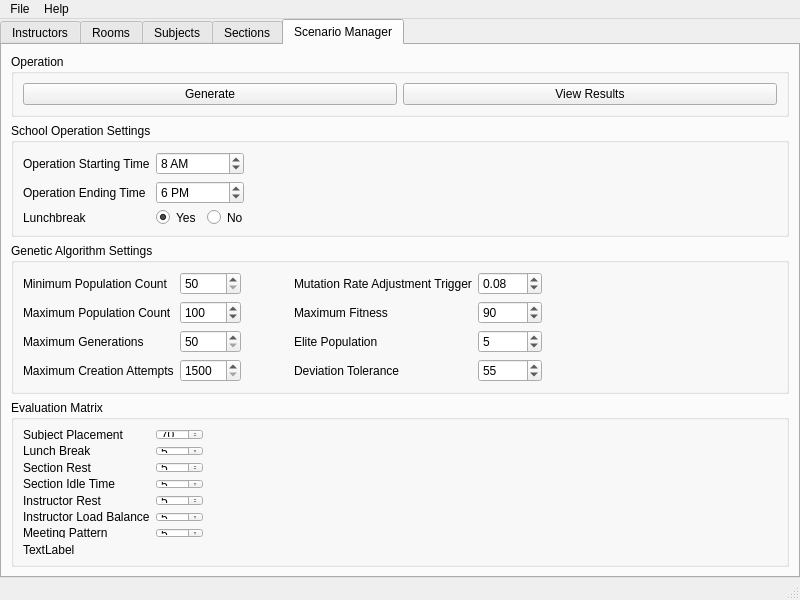
<?xml version="1.0" encoding="UTF-8"?>
<ui version="4.0">
 <class>MainWindow</class>
 <widget class="QMainWindow" name="MainWindow">
  <property name="windowModality">
   <enum>Qt::NonModal</enum>
  </property>
  <property name="geometry">
   <rect>
    <x>0</x>
    <y>0</y>
    <width>800</width>
    <height>600</height>
   </rect>
  </property>
  <property name="sizePolicy">
   <sizepolicy hsizetype="Maximum" vsizetype="Maximum">
    <horstretch>0</horstretch>
    <verstretch>0</verstretch>
   </sizepolicy>
  </property>
  <property name="minimumSize">
   <size>
    <width>800</width>
    <height>600</height>
   </size>
  </property>
  <property name="maximumSize">
   <size>
    <width>16777215</width>
    <height>16777215</height>
   </size>
  </property>
  <property name="windowTitle">
   <string>Genetic Algorithm Scheduler</string>
  </property>
  <widget class="QWidget" name="centralwidget">
   <property name="minimumSize">
    <size>
     <width>711</width>
     <height>526</height>
    </size>
   </property>
   <layout class="QVBoxLayout" name="verticalLayout">
    <property name="spacing">
     <number>0</number>
    </property>
    <property name="leftMargin">
     <number>0</number>
    </property>
    <property name="topMargin">
     <number>0</number>
    </property>
    <property name="rightMargin">
     <number>0</number>
    </property>
    <property name="bottomMargin">
     <number>0</number>
    </property>
    <item>
     <widget class="QTabWidget" name="tabWidget">
      <property name="font">
       <font>
        <weight>50</weight>
        <bold>false</bold>
       </font>
      </property>
      <property name="styleSheet">
       <string notr="true"/>
      </property>
      <property name="tabPosition">
       <enum>QTabWidget::North</enum>
      </property>
      <property name="tabShape">
       <enum>QTabWidget::Rounded</enum>
      </property>
      <property name="currentIndex">
       <number>4</number>
      </property>
      <widget class="QWidget" name="tabInstructors">
       <property name="whatsThis">
        <string>&lt;html&gt;&lt;head/&gt;&lt;body&gt;&lt;p&gt;&lt;br/&gt;&lt;/p&gt;&lt;/body&gt;&lt;/html&gt;</string>
       </property>
       <attribute name="title">
        <string>Instructors</string>
       </attribute>
       <layout class="QVBoxLayout" name="verticalLayout_2">
        <item>
         <widget class="QGroupBox" name="groupBox">
          <property name="title">
           <string>Operation</string>
          </property>
          <layout class="QHBoxLayout" name="horizontalLayout">
           <item>
            <widget class="QPushButton" name="btnInstrAdd">
             <property name="text">
              <string>Add Instructor</string>
             </property>
            </widget>
           </item>
           <item>
            <widget class="QPushButton" name="btnInstrImport">
             <property name="text">
              <string>Import from CSV</string>
             </property>
            </widget>
           </item>
          </layout>
         </widget>
        </item>
        <item>
         <widget class="QTreeView" name="treeInstr"/>
        </item>
       </layout>
      </widget>
      <widget class="QWidget" name="tabRooms">
       <attribute name="title">
        <string>Rooms</string>
       </attribute>
       <layout class="QVBoxLayout" name="verticalLayout_3">
        <item>
         <widget class="QGroupBox" name="groupBox_2">
          <property name="title">
           <string>Operation</string>
          </property>
          <layout class="QHBoxLayout" name="horizontalLayout_7">
           <item>
            <widget class="QPushButton" name="btnRoomAdd">
             <property name="text">
              <string>Add Room</string>
             </property>
            </widget>
           </item>
           <item>
            <widget class="QPushButton" name="btnRoomImport">
             <property name="text">
              <string>Import from CSV</string>
             </property>
            </widget>
           </item>
          </layout>
         </widget>
        </item>
        <item>
         <widget class="QTreeView" name="treeRoom"/>
        </item>
       </layout>
      </widget>
      <widget class="QWidget" name="tabSubjects">
       <attribute name="title">
        <string>Subjects</string>
       </attribute>
       <layout class="QVBoxLayout" name="verticalLayout_4">
        <item>
         <widget class="QGroupBox" name="groupBox_3">
          <property name="title">
           <string>Operation</string>
          </property>
          <layout class="QHBoxLayout" name="horizontalLayout_2">
           <item>
            <widget class="QPushButton" name="btnSubjAdd">
             <property name="text">
              <string>Add Subject</string>
             </property>
            </widget>
           </item>
           <item>
            <widget class="QPushButton" name="btnSubjImport">
             <property name="text">
              <string>Import from CSV</string>
             </property>
            </widget>
           </item>
          </layout>
         </widget>
        </item>
        <item>
         <widget class="QTreeView" name="treeSubj"/>
        </item>
       </layout>
      </widget>
      <widget class="QWidget" name="tabSections">
       <attribute name="title">
        <string>Sections</string>
       </attribute>
       <layout class="QVBoxLayout" name="verticalLayout_5">
        <item>
         <widget class="QGroupBox" name="groupBox_4">
          <property name="title">
           <string>Operation</string>
          </property>
          <layout class="QHBoxLayout" name="horizontalLayout_3">
           <item>
            <widget class="QPushButton" name="btnSecAdd">
             <property name="text">
              <string>Add Section</string>
             </property>
            </widget>
           </item>
          </layout>
         </widget>
        </item>
        <item>
         <widget class="QTreeView" name="treeSec"/>
        </item>
       </layout>
      </widget>
      <widget class="QWidget" name="tabScenario">
       <property name="sizePolicy">
        <sizepolicy hsizetype="Preferred" vsizetype="Preferred">
         <horstretch>0</horstretch>
         <verstretch>0</verstretch>
        </sizepolicy>
       </property>
       <attribute name="title">
        <string>Scenario Manager</string>
       </attribute>
       <layout class="QVBoxLayout" name="verticalLayout_6" stretch="0,0,0,0,0">
        <property name="sizeConstraint">
         <enum>QLayout::SetDefaultConstraint</enum>
        </property>
        <item>
         <widget class="QGroupBox" name="groupBox_5">
          <property name="title">
           <string>Operation</string>
          </property>
          <layout class="QHBoxLayout" name="horizontalLayout_4">
           <item>
            <widget class="QPushButton" name="btnScenGenerate">
             <property name="text">
              <string>Generate</string>
             </property>
            </widget>
           </item>
           <item>
            <widget class="QPushButton" name="btnScenResult">
             <property name="text">
              <string>View Results</string>
             </property>
            </widget>
           </item>
          </layout>
         </widget>
        </item>
        <item>
         <widget class="QGroupBox" name="groupBox_6">
          <property name="title">
           <string>School Operation Settings</string>
          </property>
          <layout class="QGridLayout" name="gridLayout_2">
           <item row="2" column="1">
            <widget class="QGroupBox" name="groupBox_7">
             <property name="styleSheet">
              <string notr="true">border: none</string>
             </property>
             <property name="title">
              <string/>
             </property>
             <property name="flat">
              <bool>false</bool>
             </property>
             <property name="checkable">
              <bool>false</bool>
             </property>
             <property name="checked">
              <bool>false</bool>
             </property>
             <layout class="QHBoxLayout" name="horizontalLayout_5">
              <property name="spacing">
               <number>10</number>
              </property>
              <property name="leftMargin">
               <number>0</number>
              </property>
              <property name="topMargin">
               <number>0</number>
              </property>
              <property name="rightMargin">
               <number>0</number>
              </property>
              <property name="bottomMargin">
               <number>0</number>
              </property>
              <item>
               <widget class="QRadioButton" name="radioLunchYes">
                <property name="text">
                 <string>Yes</string>
                </property>
                <property name="checked">
                 <bool>true</bool>
                </property>
               </widget>
              </item>
              <item>
               <widget class="QRadioButton" name="radioLunchNo">
                <property name="text">
                 <string>No</string>
                </property>
               </widget>
              </item>
             </layout>
            </widget>
           </item>
           <item row="2" column="0">
            <widget class="QLabel" name="label_6">
             <property name="toolTip">
              <string>Assess for lunch break for sections.</string>
             </property>
             <property name="text">
              <string>Lunchbreak</string>
             </property>
            </widget>
           </item>
           <item row="0" column="0">
            <widget class="QLabel" name="label_4">
             <property name="toolTip">
              <string>The opening time of the school.</string>
             </property>
             <property name="text">
              <string>Operation Starting Time</string>
             </property>
            </widget>
           </item>
           <item row="0" column="1">
            <widget class="QTimeEdit" name="timeStarting">
             <property name="currentSection">
              <enum>QDateTimeEdit::HourSection</enum>
             </property>
             <property name="displayFormat">
              <string>h AP</string>
             </property>
             <property name="time">
              <time>
               <hour>8</hour>
               <minute>0</minute>
               <second>0</second>
              </time>
             </property>
            </widget>
           </item>
           <item row="0" column="2">
            <spacer name="horizontalSpacer_2">
             <property name="orientation">
              <enum>Qt::Horizontal</enum>
             </property>
             <property name="sizeHint" stdset="0">
              <size>
               <width>40</width>
               <height>20</height>
              </size>
             </property>
            </spacer>
           </item>
           <item row="1" column="0">
            <widget class="QLabel" name="label_5">
             <property name="toolTip">
              <string>The closing time of the school.</string>
             </property>
             <property name="text">
              <string>Operation Ending Time</string>
             </property>
            </widget>
           </item>
           <item row="1" column="1">
            <widget class="QTimeEdit" name="timeEnding">
             <property name="displayFormat">
              <string>h AP</string>
             </property>
             <property name="calendarPopup">
              <bool>true</bool>
             </property>
             <property name="time">
              <time>
               <hour>18</hour>
               <minute>0</minute>
               <second>0</second>
              </time>
             </property>
            </widget>
           </item>
          </layout>
         </widget>
        </item>
        <item>
         <widget class="QGroupBox" name="groupBox_8">
          <property name="title">
           <string>Genetic Algorithm Settings</string>
          </property>
          <layout class="QGridLayout" name="gridLayout_3">
           <item row="2" column="3">
            <widget class="QLabel" name="label_20">
             <property name="toolTip">
              <string>The percent of population that would belong to elite.</string>
             </property>
             <property name="text">
              <string>Elite Population</string>
             </property>
            </widget>
           </item>
           <item row="3" column="3">
            <widget class="QLabel" name="label_21">
             <property name="toolTip">
              <string>The maximum control of a sigma.</string>
             </property>
             <property name="text">
              <string>Deviation Tolerance</string>
             </property>
            </widget>
           </item>
           <item row="3" column="5">
            <widget class="QSpinBox" name="editDev">
             <property name="maximum">
              <number>100</number>
             </property>
             <property name="value">
              <number>55</number>
             </property>
            </widget>
           </item>
           <item row="1" column="1">
            <widget class="QSpinBox" name="editMaxPop">
             <property name="minimum">
              <number>50</number>
             </property>
             <property name="maximum">
              <number>10000</number>
             </property>
             <property name="value">
              <number>100</number>
             </property>
            </widget>
           </item>
           <item row="1" column="3">
            <widget class="QLabel" name="label_12">
             <property name="toolTip">
              <string>Stops the generation when a chromosome meets this.</string>
             </property>
             <property name="text">
              <string>Maximum Fitness</string>
             </property>
            </widget>
           </item>
           <item row="2" column="5">
            <widget class="QSpinBox" name="editElite">
             <property name="maximum">
              <number>100</number>
             </property>
             <property name="value">
              <number>5</number>
             </property>
            </widget>
           </item>
           <item row="0" column="7">
            <spacer name="horizontalSpacer_3">
             <property name="orientation">
              <enum>Qt::Horizontal</enum>
             </property>
             <property name="sizeHint" stdset="0">
              <size>
               <width>40</width>
               <height>20</height>
              </size>
             </property>
            </spacer>
           </item>
           <item row="2" column="1">
            <widget class="QSpinBox" name="editMaxGen">
             <property name="minimum">
              <number>50</number>
             </property>
             <property name="maximum">
              <number>10000</number>
             </property>
            </widget>
           </item>
           <item row="1" column="5">
            <widget class="QSpinBox" name="editMaxFit">
             <property name="maximum">
              <number>100</number>
             </property>
             <property name="value">
              <number>90</number>
             </property>
            </widget>
           </item>
           <item row="0" column="3">
            <widget class="QLabel" name="label_11">
             <property name="toolTip">
              <string>&lt;html&gt;&lt;head/&gt;&lt;body&gt;&lt;p&gt;Triggers mutation rate change when the difference of average fitness falls to the specificied level.&lt;/p&gt;&lt;/body&gt;&lt;/html&gt;</string>
             </property>
             <property name="text">
              <string>Mutation Rate Adjustment Trigger</string>
             </property>
            </widget>
           </item>
           <item row="3" column="0">
            <widget class="QLabel" name="label_10">
             <property name="toolTip">
              <string>Maximum attempts for creating a valid chromosome.</string>
             </property>
             <property name="text">
              <string>Maximum Creation Attempts</string>
             </property>
            </widget>
           </item>
           <item row="2" column="0">
            <widget class="QLabel" name="label_9">
             <property name="toolTip">
              <string>Maximum amount of generations to be performed on solution generation.</string>
             </property>
             <property name="text">
              <string>Maximum Generations</string>
             </property>
            </widget>
           </item>
           <item row="3" column="1">
            <widget class="QSpinBox" name="editMaxCreation">
             <property name="minimum">
              <number>1500</number>
             </property>
             <property name="maximum">
              <number>30000</number>
             </property>
            </widget>
           </item>
           <item row="0" column="0">
            <widget class="QLabel" name="label_7">
             <property name="toolTip">
              <string>Starting point and lowest population count of the genetic algorithm.</string>
             </property>
             <property name="text">
              <string>Minimum Population Count</string>
             </property>
            </widget>
           </item>
           <item row="1" column="0">
            <widget class="QLabel" name="label_8">
             <property name="toolTip">
              <string>Highest population count of the genetic algorithm.</string>
             </property>
             <property name="text">
              <string>Maximum Population Count</string>
             </property>
            </widget>
           </item>
           <item row="0" column="1">
            <widget class="QSpinBox" name="editMinPop">
             <property name="minimum">
              <number>50</number>
             </property>
             <property name="maximum">
              <number>10000</number>
             </property>
            </widget>
           </item>
           <item row="0" column="11">
            <spacer name="horizontalSpacer_5">
             <property name="orientation">
              <enum>Qt::Horizontal</enum>
             </property>
             <property name="sizeHint" stdset="0">
              <size>
               <width>40</width>
               <height>20</height>
              </size>
             </property>
            </spacer>
           </item>
           <item row="0" column="10">
            <spacer name="horizontalSpacer_6">
             <property name="orientation">
              <enum>Qt::Horizontal</enum>
             </property>
             <property name="sizeHint" stdset="0">
              <size>
               <width>40</width>
               <height>20</height>
              </size>
             </property>
            </spacer>
           </item>
           <item row="0" column="2">
            <spacer name="horizontalSpacer">
             <property name="orientation">
              <enum>Qt::Horizontal</enum>
             </property>
             <property name="sizeHint" stdset="0">
              <size>
               <width>40</width>
               <height>20</height>
              </size>
             </property>
            </spacer>
           </item>
           <item row="0" column="9">
            <spacer name="horizontalSpacer_4">
             <property name="orientation">
              <enum>Qt::Horizontal</enum>
             </property>
             <property name="sizeHint" stdset="0">
              <size>
               <width>40</width>
               <height>20</height>
              </size>
             </property>
            </spacer>
           </item>
           <item row="0" column="8">
            <spacer name="horizontalSpacer_7">
             <property name="orientation">
              <enum>Qt::Horizontal</enum>
             </property>
             <property name="sizeHint" stdset="0">
              <size>
               <width>40</width>
               <height>20</height>
              </size>
             </property>
            </spacer>
           </item>
           <item row="0" column="5">
            <widget class="QDoubleSpinBox" name="editMut">
             <property name="maximum">
              <double>100.000000000000000</double>
             </property>
             <property name="singleStep">
              <double>0.010000000000000</double>
             </property>
             <property name="value">
              <double>0.080000000000000</double>
             </property>
            </widget>
           </item>
          </layout>
         </widget>
        </item>
        <item>
         <widget class="QGroupBox" name="groupBox_9">
          <property name="title">
           <string>Evaluation Matrix</string>
          </property>
          <layout class="QGridLayout" name="gridLayout_4">
           <item row="2" column="0">
            <widget class="QLabel" name="label_15">
             <property name="toolTip">
              <string>The weight of section rest (There must be a rest for every consecutive 3 hours of session)</string>
             </property>
             <property name="text">
              <string>Section Rest</string>
             </property>
            </widget>
           </item>
           <item row="3" column="0">
            <widget class="QLabel" name="label_18">
             <property name="toolTip">
              <string>The weight of sections having less idle time.</string>
             </property>
             <property name="text">
              <string>Section Idle Time</string>
             </property>
            </widget>
           </item>
           <item row="5" column="0">
            <widget class="QLabel" name="label_19">
             <property name="toolTip">
              <string>The weight of having all instructors have normalized teaching load.</string>
             </property>
             <property name="text">
              <string>Instructor Load Balance</string>
             </property>
            </widget>
           </item>
           <item row="7" column="0">
            <widget class="QLabel" name="label_17">
             <property name="toolTip">
              <string>The weight of having correct meeting patterns for subject placement.</string>
             </property>
             <property name="text">
              <string>Meeting Pattern</string>
             </property>
            </widget>
           </item>
           <item row="4" column="0">
            <widget class="QLabel" name="label_16">
             <property name="toolTip">
              <string>The weight of instructor rest (There must be a rest for every consecutive 3 hours of session)</string>
             </property>
             <property name="text">
              <string>Instructor Rest</string>
             </property>
            </widget>
           </item>
           <item row="0" column="1">
            <widget class="QSpinBox" name="editSbj">
             <property name="maximum">
              <number>100</number>
             </property>
             <property name="value">
              <number>70</number>
             </property>
            </widget>
           </item>
           <item row="0" column="0">
            <widget class="QLabel" name="label_13">
             <property name="toolTip">
              <string>The weight of having all subjects placed.</string>
             </property>
             <property name="text">
              <string>Subject Placement</string>
             </property>
            </widget>
           </item>
           <item row="1" column="0">
            <widget class="QLabel" name="label_14">
             <property name="toolTip">
              <string>The weight of having a lunch break.</string>
             </property>
             <property name="text">
              <string>Lunch Break</string>
             </property>
            </widget>
           </item>
           <item row="0" column="2">
            <spacer name="horizontalSpacer_8">
             <property name="orientation">
              <enum>Qt::Horizontal</enum>
             </property>
             <property name="sizeHint" stdset="0">
              <size>
               <width>40</width>
               <height>20</height>
              </size>
             </property>
            </spacer>
           </item>
           <item row="1" column="1">
            <widget class="QSpinBox" name="editLun">
             <property name="maximum">
              <number>100</number>
             </property>
             <property name="value">
              <number>5</number>
             </property>
            </widget>
           </item>
           <item row="2" column="1">
            <widget class="QSpinBox" name="editSec">
             <property name="maximum">
              <number>100</number>
             </property>
             <property name="value">
              <number>5</number>
             </property>
            </widget>
           </item>
           <item row="4" column="1">
            <widget class="QSpinBox" name="editInstrRest">
             <property name="maximum">
              <number>100</number>
             </property>
             <property name="value">
              <number>5</number>
             </property>
            </widget>
           </item>
           <item row="5" column="1">
            <widget class="QSpinBox" name="editInstrLoad">
             <property name="maximum">
              <number>100</number>
             </property>
             <property name="value">
              <number>5</number>
             </property>
            </widget>
           </item>
           <item row="3" column="1">
            <widget class="QSpinBox" name="editIdle">
             <property name="maximum">
              <number>100</number>
             </property>
             <property name="value">
              <number>5</number>
             </property>
            </widget>
           </item>
           <item row="7" column="1">
            <widget class="QSpinBox" name="editMeet">
             <property name="maximum">
              <number>100</number>
             </property>
             <property name="value">
              <number>5</number>
             </property>
            </widget>
           </item>
           <item row="8" column="0">
            <widget class="QLabel" name="lblTotal">
             <property name="text">
              <string>TextLabel</string>
             </property>
            </widget>
           </item>
          </layout>
         </widget>
        </item>
        <item>
         <spacer name="verticalSpacer">
          <property name="orientation">
           <enum>Qt::Vertical</enum>
          </property>
          <property name="sizeHint" stdset="0">
           <size>
            <width>20</width>
            <height>40</height>
           </size>
          </property>
         </spacer>
        </item>
       </layout>
      </widget>
     </widget>
    </item>
   </layout>
  </widget>
  <widget class="QMenuBar" name="menubar">
   <property name="geometry">
    <rect>
     <x>0</x>
     <y>0</y>
     <width>800</width>
     <height>21</height>
    </rect>
   </property>
   <widget class="QMenu" name="menuFile">
    <property name="title">
     <string>File</string>
    </property>
    <addaction name="actionNew"/>
    <addaction name="actionOpen"/>
    <addaction name="actionSave_As"/>
    <addaction name="separator"/>
    <addaction name="actionSettings"/>
    <addaction name="separator"/>
    <addaction name="actionExit"/>
   </widget>
   <widget class="QMenu" name="menuHelp">
    <property name="title">
     <string>Help</string>
    </property>
    <addaction name="actionInstructions"/>
    <addaction name="actionAbout"/>
   </widget>
   <addaction name="menuFile"/>
   <addaction name="menuHelp"/>
  </widget>
  <widget class="QStatusBar" name="statusbar"/>
  <action name="actionNew">
   <property name="text">
    <string>New</string>
   </property>
  </action>
  <action name="actionOpen">
   <property name="text">
    <string>Open</string>
   </property>
  </action>
  <action name="actionSave">
   <property name="text">
    <string>Save</string>
   </property>
  </action>
  <action name="actionSave_As">
   <property name="text">
    <string>Save As</string>
   </property>
  </action>
  <action name="actionSettings">
   <property name="text">
    <string>Settings</string>
   </property>
  </action>
  <action name="actionExit">
   <property name="text">
    <string>Exit</string>
   </property>
  </action>
  <action name="actionAdd_Instructor">
   <property name="text">
    <string>Add Instructor</string>
   </property>
  </action>
  <action name="actionView_Instructors">
   <property name="text">
    <string>View Instructors</string>
   </property>
  </action>
  <action name="actionAdd_Room">
   <property name="text">
    <string>Add Room</string>
   </property>
  </action>
  <action name="actionView_Rooms">
   <property name="text">
    <string>View Rooms</string>
   </property>
  </action>
  <action name="actionAdd_Subject">
   <property name="text">
    <string>Add Subject</string>
   </property>
  </action>
  <action name="actionView_Subjects">
   <property name="text">
    <string>View Subjects</string>
   </property>
  </action>
  <action name="actionAdd_Sections">
   <property name="text">
    <string>Add Sections</string>
   </property>
  </action>
  <action name="actionView_Sections">
   <property name="text">
    <string>View Sections</string>
   </property>
  </action>
  <action name="actionImport">
   <property name="text">
    <string>Import</string>
   </property>
  </action>
  <action name="actionExport">
   <property name="text">
    <string>Export</string>
   </property>
  </action>
  <action name="actionView_Results">
   <property name="text">
    <string>View Results</string>
   </property>
  </action>
  <action name="actionGenerate">
   <property name="text">
    <string>Generate</string>
   </property>
  </action>
  <action name="actionImport_2">
   <property name="text">
    <string>Import</string>
   </property>
  </action>
  <action name="actionExport_2">
   <property name="text">
    <string>Export</string>
   </property>
  </action>
  <action name="actionScenario_Summary">
   <property name="text">
    <string>Scenario Summary</string>
   </property>
  </action>
  <action name="actionGenerate_2">
   <property name="text">
    <string>Generate</string>
   </property>
  </action>
  <action name="actionView_Results_2">
   <property name="text">
    <string>View Results</string>
   </property>
  </action>
  <action name="actionInstructions">
   <property name="text">
    <string>Instructions</string>
   </property>
  </action>
  <action name="actionAbout">
   <property name="text">
    <string>About</string>
   </property>
  </action>
 </widget>
 <resources>
  <include location="../../PyQTTesting/testing.qrc"/>
 </resources>
 <connections/>
</ui>
